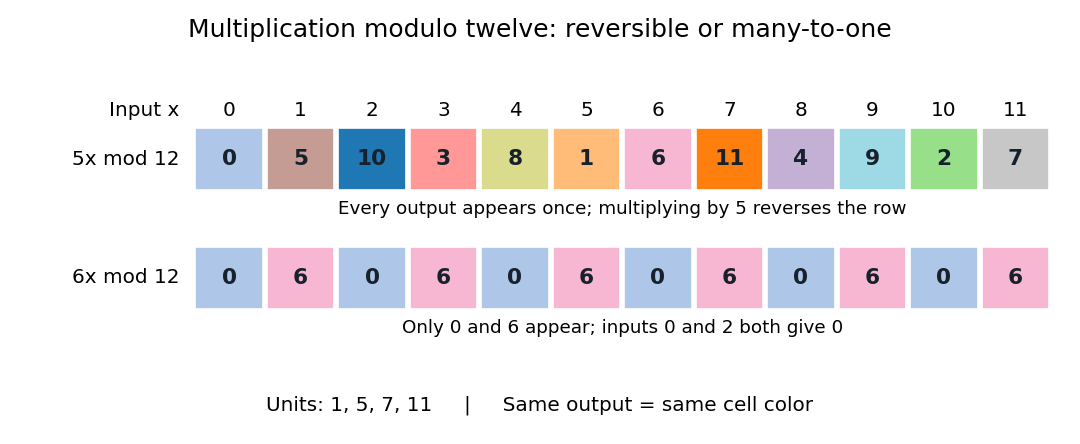

This chart was generated by the following Python code:
"""Compare multiplication by a unit and a zero divisor modulo twelve.

Run from _media to write the PNG to CWD. Tested with Python 3.14.4,
NumPy 2.3.5 and Matplotlib 3.10.7 (distribution build 3.10.7+dfsg1).
"""

from pathlib import Path

import matplotlib

matplotlib.use("Agg")
import matplotlib.pyplot as plt
from matplotlib.patches import Rectangle
import numpy as np


def main():
    plt.rcParams.update({"font.size": 12})
    fig, ax = plt.subplots(figsize=(9, 3.7), dpi=120, facecolor="white")
    fig.subplots_adjust(left=0.04, right=0.98, bottom=0.17, top=0.82)
    inputs = np.arange(12)
    palette = plt.get_cmap("tab20")
    colors = [palette(i) for i in (1, 3, 5, 7, 9, 11, 13, 15, 17, 19, 0, 2)]
    ax.text(-0.2, 2.45, "Input x", ha="right", va="center")
    for x in inputs:
        ax.text(x + 0.5, 2.45, str(x), ha="center", va="center")
    for factor, y in [(5, 1.55), (6, 0.2)]:
        outputs = factor * inputs % 12
        ax.text(-0.2, y + 0.35, f"{factor}x mod 12", ha="right", va="center")
        for x, output in zip(inputs, outputs):
            ax.add_patch(Rectangle((x + 0.03, y), 0.94, 0.7,
                                    facecolor=colors[output],
                                    edgecolor="#ffffff", linewidth=1))
            ax.text(x + 0.5, y + 0.35, str(output), ha="center",
                    va="center", color="#17212b", fontsize=13, weight="bold")
        note = ("Every output appears once; multiplying by 5 reverses the row"
                if factor == 5 else
                "Only 0 and 6 appear; inputs 0 and 2 both give 0")
        ax.text(6, y - 0.22, note, ha="center", va="center", fontsize=11)
    ax.set(xlim=(-2.1, 12.1), ylim=(-0.48, 2.8))
    ax.axis("off")
    fig.suptitle("Multiplication modulo twelve: reversible or many-to-one",
                 fontsize=15, y=0.96)
    fig.text(0.5, 0.075, "Units: 1, 5, 7, 11     |     Same output = same cell color",
             ha="center", fontsize=12)
    fig.savefig(Path.cwd() / "modular-multiplication-units-and-zero-divisors.png",
                facecolor="white", transparent=False)
    plt.close(fig)


if __name__ == "__main__":
    main()
